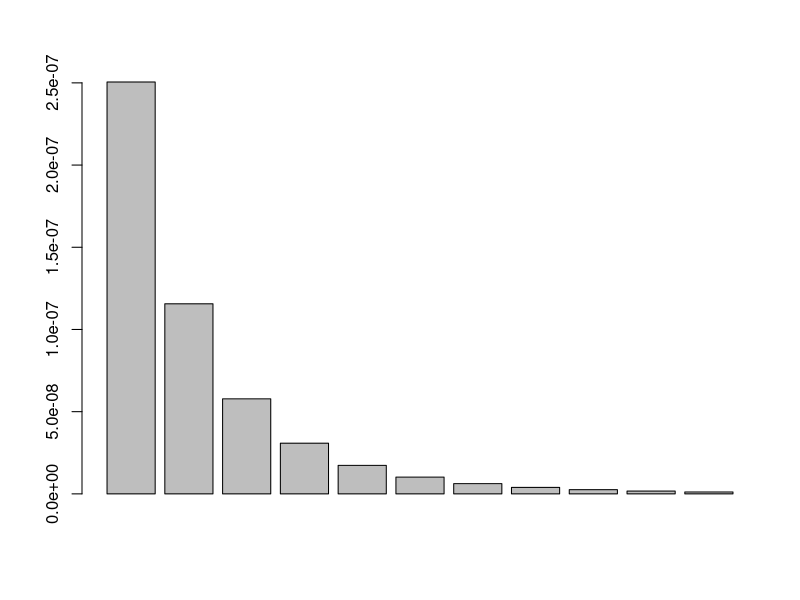

Write R code to recreate this figure.
## Maximizing posterior expected utility.

post_dens = function(x) {
  return(gamma(6+x)/gamma(13+x))
}

barplot(post_dens(seq(0,10,1)), type="l")

# x6=10 seems to yield a low enough probability to be an upper bound for sum

posterior_prob=post_dens(seq(0,10))
posterior_prob=posterior_prob/sum(posterior_prob)
exp_util=c()
for (k in 0:10) {
  exp_util=c(exp_util,(2^k-3))
}

exp_post_dens=sum(posterior_prob*exp_util)
print(exp_post_dens)
